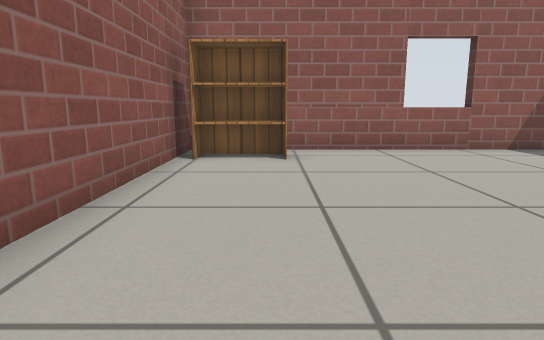
[1] (above)

19 first-person views from a walk through a robot-simulator world made for Gazebo. The camera is 0.5 m above the floor, tilts 10° down and sees 75° across. The floor is counted in squares, 0.5 m on a side. Each view is taken from the middle of a square. On the plan, view 1 faces up. The plan holds only what a view shows up to about 13 squares ahead; the rest is blank. The place goes on beyond the plan. Simple patterns stand in for the simulator's built-in surfaces.

[2]
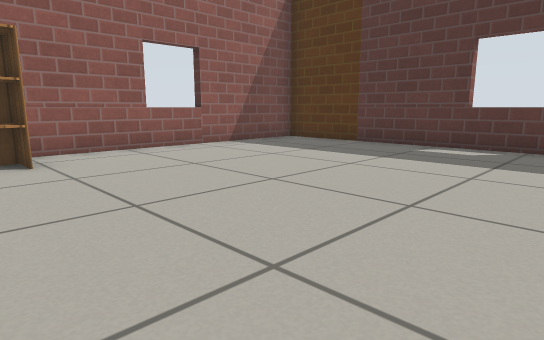

[3]
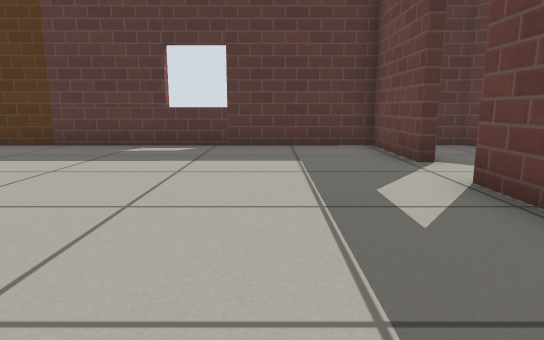

[4]
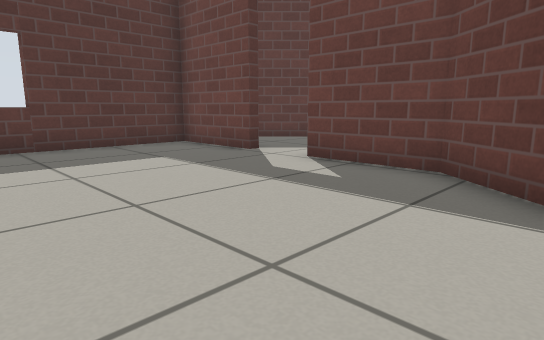

[5]
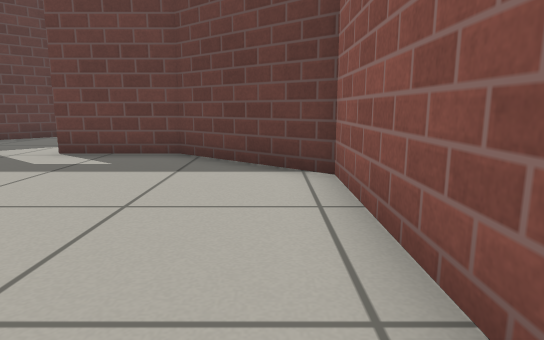

[6]
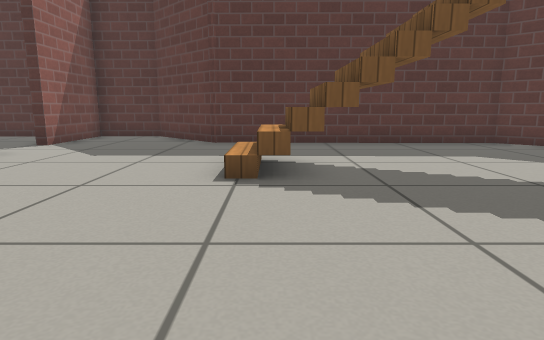

[7]
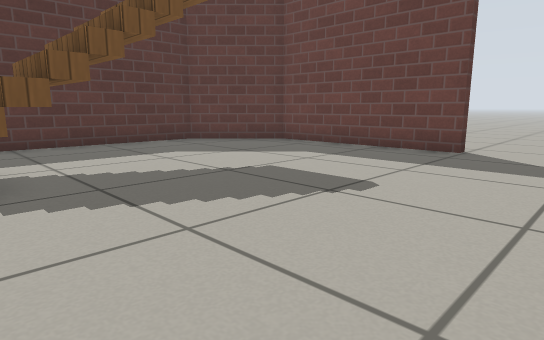

[8]
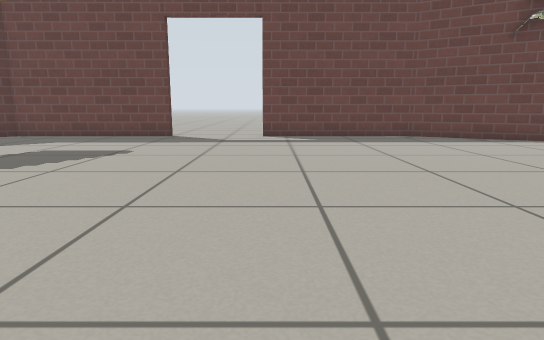

[9]
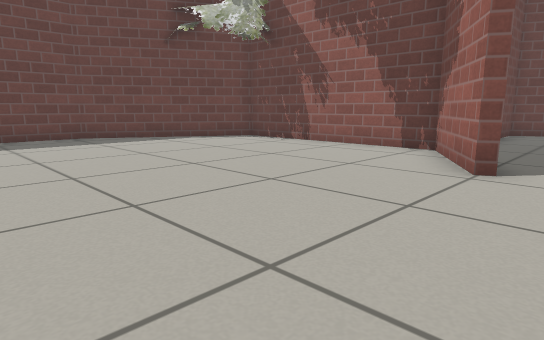

[10]
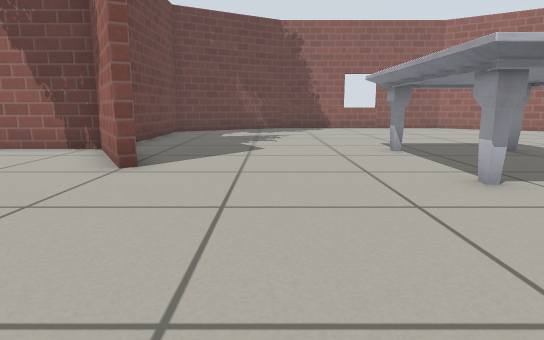

[11]
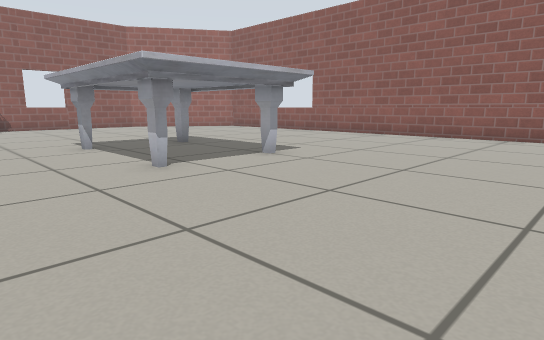

[12]
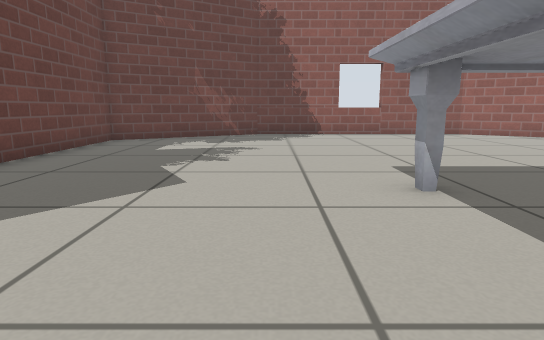

[13]
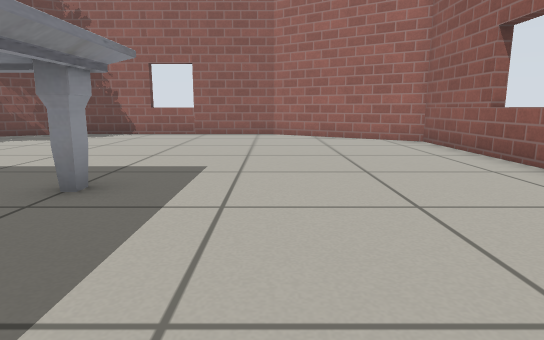

[14]
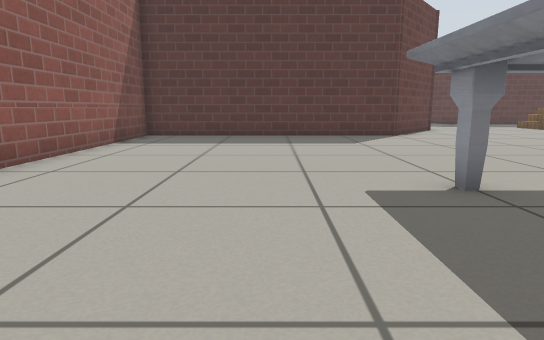

[15]
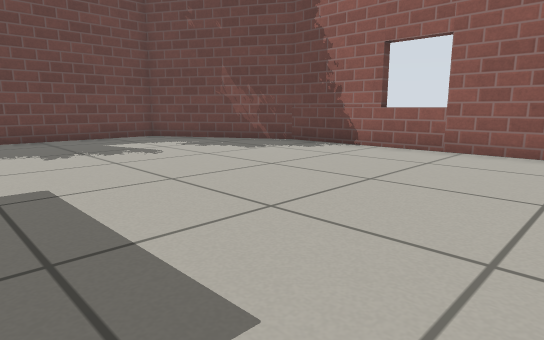

[16]
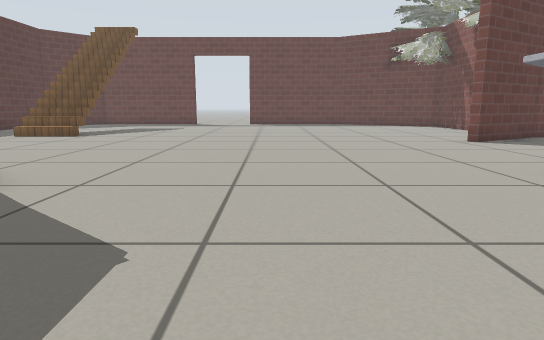

[17]
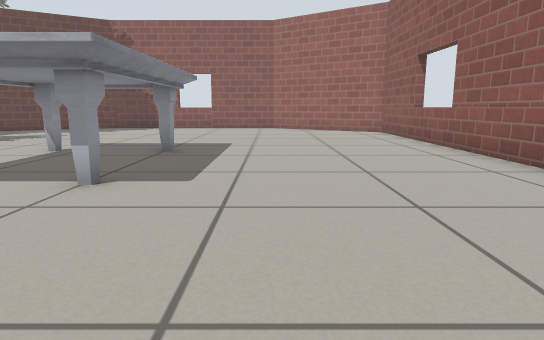

[18]
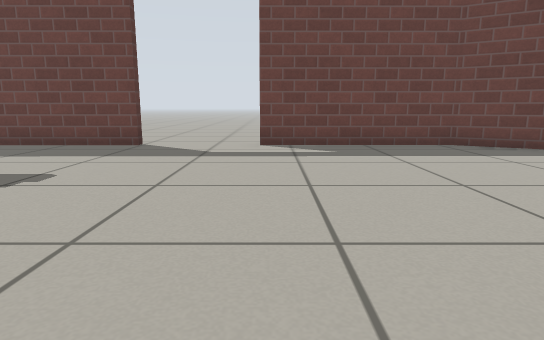

[19]
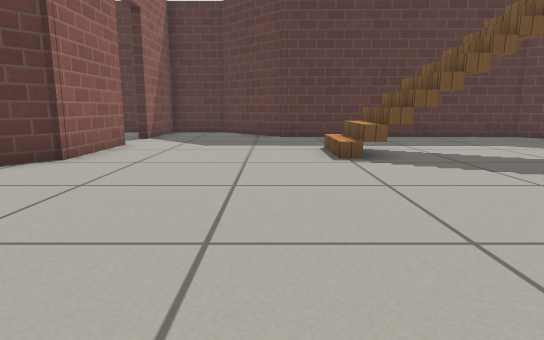

### Floor plan
Ten units are one square. View 1 is at (0, 0); x grows to the right and y downward. Boxes are objects, and circles mark ways between rooms. Rooms are numbered by the first view taken in them; rooms with no view inside come last. Other rooms are left out.
<svg viewBox="-239 -90 328 275">
<path fill="none" stroke="#000" d="M55 27 84 27 84 -85 -19 -85 -19 3 10 27 38 27M-117 65 -146 82 -146 147 -98 175 -46 175M-13 12 -22 4 -22 -85 -205 -85 -234 -41 -234 35 -209 79 -148 79 -119 62M9 30 0 22M38 30 6 30M-14 175 39 174 60 153 62 74 84 51 84 30 55 30"/>
<rect x="-15" y="-75" width="20" height="10" fill="#bbb"><title>bookshelf</title></rect>
<rect x="-155" y="-25" width="60" height="40" fill="#bbb"><title>marble table</title></rect>
<rect x="25" y="135" width="10" height="10" fill="#bbb"><title>stairs</title></rect>
<circle cx="45" cy="30" r="3" fill="#2a7"/>
<text x="30" y="-30">1</text>
<text x="-90" y="40">2</text>
</svg>
Room 1 opens to room 2.

Where each view was taken, in squares from view 1:
view 1: 0 up, 0 right, facing up
view 2: 0 up, 1 left, facing up-right
view 3: 0 up, 1 left, facing right
view 4: 3 up, 1 left, facing down-right
view 5: 5 up, 1 left, facing down
view 6: 9 down, 4 left, facing right
view 7: 9 down, 4 left, facing down-right
view 8: 5 down, 5 left, facing down
view 9: 5 down, 6 left, facing down-left
view 10: 4 down, 6 left, facing left
view 11: 4 down, 5 left, facing up-left
view 12: 3 down, 10 left, facing left
view 13: 4 up, 10 left, facing left
view 14: 4 up, 15 left, facing right
view 15: 4 up, 15 left, facing down-left
view 16: 4 up, 6 left, facing down
view 17: 4 up, 6 left, facing left
view 18: 8 down, 5 left, facing down
view 19: 7 down, 6 left, facing right
